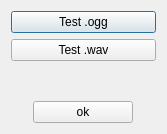
<?xml version="1.0" encoding="UTF-8"?>
<ui version="4.0">
 <class>sound_test</class>
 <widget class="QDialog" name="sound_test">
  <property name="geometry">
   <rect>
    <x>0</x>
    <y>0</y>
    <width>167</width>
    <height>134</height>
   </rect>
  </property>
  <property name="windowTitle">
   <string>Sound Test</string>
  </property>
  <layout class="QVBoxLayout" name="verticalLayout_2">
   <item>
    <widget class="QPushButton" name="test_ogg">
     <property name="text">
      <string>Test .ogg</string>
     </property>
    </widget>
   </item>
   <item>
    <widget class="QPushButton" name="test_wav">
     <property name="text">
      <string>Test .wav</string>
     </property>
    </widget>
   </item>
   <item>
    <spacer name="spacer">
     <property name="orientation">
      <enum>Qt::Vertical</enum>
     </property>
     <property name="sizeHint" stdset="0">
      <size>
       <width>20</width>
       <height>40</height>
      </size>
     </property>
    </spacer>
   </item>
   <item>
    <layout class="QHBoxLayout" name="horizontalLayout">
     <item>
      <widget class="QPushButton" name="ok">
       <property name="maximumSize">
        <size>
         <width>100</width>
         <height>16777215</height>
        </size>
       </property>
       <property name="text">
        <string>ok</string>
       </property>
      </widget>
     </item>
    </layout>
   </item>
  </layout>
 </widget>
 <resources/>
 <connections>
  <connection>
   <sender>ok</sender>
   <signal>released()</signal>
   <receiver>sound_test</receiver>
   <slot>close()</slot>
   <hints>
    <hint type="sourcelabel">
     <x>132</x>
     <y>123</y>
    </hint>
    <hint type="destinationlabel">
     <x>263</x>
     <y>93</y>
    </hint>
   </hints>
  </connection>
  <connection>
   <sender>test_ogg</sender>
   <signal>released()</signal>
   <receiver>sound_test</receiver>
   <slot>uii_test_ogg()</slot>
   <hints>
    <hint type="sourcelabel">
     <x>83</x>
     <y>20</y>
    </hint>
    <hint type="destinationlabel">
     <x>83</x>
     <y>66</y>
    </hint>
   </hints>
  </connection>
  <connection>
   <sender>test_wav</sender>
   <signal>released()</signal>
   <receiver>sound_test</receiver>
   <slot>uii_test_wav()</slot>
   <hints>
    <hint type="sourcelabel">
     <x>83</x>
     <y>50</y>
    </hint>
    <hint type="destinationlabel">
     <x>83</x>
     <y>66</y>
    </hint>
   </hints>
  </connection>
 </connections>
 <slots>
  <slot>uii_test_ogg()</slot>
  <slot>uii_test_wav()</slot>
 </slots>
</ui>
